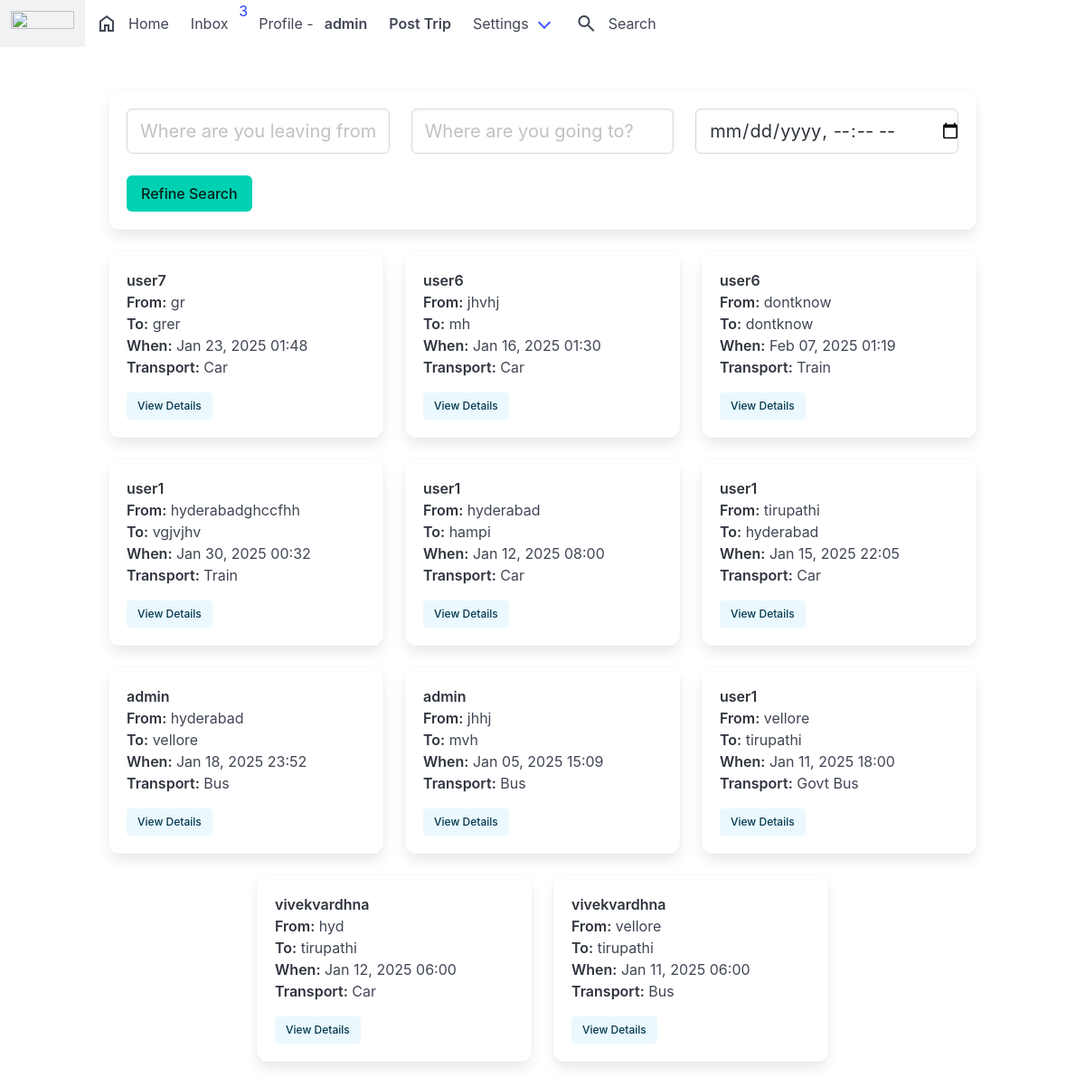
The page /post/search/results/ (signed in) on the database its author committed.
### post/models.py (models this page shows, shortened)
class Post(models.Model):
    id = models.UUIDField(primary_key=True, default=uuid.uuid4, editable=False)
    leaving_from = models.TextField(max_length=100, verbose_name='Leaving_from')
    going_to = models.TextField(max_length=100, verbose_name='Going_to')
    date_time = models.DateTimeField(verbose_name='Date_Time')
    transport_mode = models.TextField(max_length=50, verbose_name='Transport_mode')
    content = models.TextField(max_length=1500, verbose_name='content')
    tags = models.ManyToManyField(Tag, related_name='tags')
    posted = models.DateTimeField(auto_now_add=True)
    user = models.ForeignKey(User, on_delete=models.CASCADE)
    def get_absolute_url(self):
        return reverse('postdetails', args=[str(self.id)])

### post/views.py (the view)
# urls.py: path('search/results/', search_results, name='search_results'),
@login_required
def search_results(request):
    if request.method == 'GET':
        form = SearchForm(request.GET)
        if form.is_valid():
            leaving_from = form.cleaned_data.get('leaving_from')
            going_to = form.cleaned_data.get('going_to')
            date_time = form.cleaned_data.get('date_time')
            query = Q()
            if leaving_from:
                query &= Q(leaving_from__icontains=leaving_from)
            if going_to:
                query &= Q(going_to__icontains=going_to)
            if date_time:
                query &= Q(date_time__date=date_time.date())
            posts = Post.objects.filter(query).order_by('-posted')
            return render(request, 'search_results.html', {
                'posts': posts,
                'form': form
            })
    return redirect('search')

### post/forms.py
class SearchForm(forms.Form):
    leaving_from = forms.CharField(
        widget=forms.TextInput(attrs={'class': 'input is-medium', 'placeholder': 'Where are you leaving from?'}),
        required=False
    )
    going_to = forms.CharField(
        widget=forms.TextInput(attrs={'class': 'input is-medium', 'placeholder': 'Where are you going to?'}),
        required=False
    )
    date_time = forms.DateTimeField(
        widget=forms.DateTimeInput(
            attrs={
                'class': 'input is-medium',
                'type': 'datetime-local',
                'placeholder': 'Pick a date and time'
            }
        ),
        required=False
    )

### direct/views.py (called while the page is built)
def checkDirects(request):
    if request.user.is_authenticated:
        directs_count = Message.objects.filter(user=request.user, is_read=False).count()
        return {'directs_count': directs_count}
    return {'directs_count': 0}

### everythingvit/templates/search_results.html
{% extends 'base.html' %}
{% load static %}
{% block content %}
<div class="container">
    <div class="box mb-5">
        <form method="GET" action="{% url 'search_results' %}" class="columns is-multiline">
            {% for field in form %}
            <div class="column is-one-third">
                <div class="field">
                    <div class="control">
                        {{ field }}
                    </div>
                </div>
            </div>
            {% endfor %}
            <div class="column is-full">
                <button type="submit" class="button is-primary">Refine Search</button>
            </div>
        </form>
    </div>
    <div class="columns is-mobile is-multiline is-centered">
        {% if posts %}
            {% for post in posts %}
                <div class="column is-one-third">
                    <div class="box">
                        <article class="media">
                            <div class="media-content">
                                <div class="content">
                                    <p>
                                        <strong>{{ post.user.username }}</strong>
                                        <br>
                                        <strong>From:</strong> {{ post.leaving_from }}
                                        <br>
                                        <strong>To:</strong> {{ post.going_to }}
                                        <br>
                                        <strong>When:</strong> {{ post.date_time|date:"M d, Y H:i" }}
                                        <br>
                                        <strong>Transport:</strong> {{ post.transport_mode|title }}
                                    </p>
                                    <a href="{{ post.get_absolute_url }}" class="button is-info is-light is-small">View Details</a>
                                </div>
                            </div>
                        </article>
                    </div>
                </div>
            {% endfor %}
        {% else %}
            <div class="column is-full">
                <div class="notification is-info">
                    No trips found matching your search criteria.
                </div>
            </div>
        {% endif %}
    </div>
</div>
{% endblock %}

### everythingvit/templates/base.html (shortened to what this page needs)
{% load static %}
<!DOCTYPE html>
<html>
  <head>
    <link rel="stylesheet" type="text/css" href="{% static 'css/bulma.min.css' %}">
  </head>
  <body>
    <nav class="navbar" role="navigation" aria-label="main navigation">
  <div class="navbar-brand">
    <a class="navbar-item" type="text/css" href="{% static 'https://bulma.io' %}">
      <img src="../static/img/logo.jpg" width="70" height="70" >
    </a>
  </div>
  <div id="navbarBasicExample" class="navbar-menu">
    <div class="navbar-start">
      <a href="{% url 'index' %}" class="navbar-item">
        <span class="material-symbols-outlined">home</span>
        Home
      </a>
      <a href="{% url 'inbox' %}" class="navbar-item">
        Inbox
        {% if directs_count %}
        <a>{{ directs_count }}</a>
        {% endif %}
      </a>
      <a href="{% url 'profile' request.user %}" class="navbar-item">
        Profile - <strong>{{ request.user }}</strong>
      </a>
      <a  href="{% url 'newpost' %}" class="navbar-item">
        <strong>Post Trip</strong>
      </a>
      <div class="navbar-item has-dropdown is-hoverable">
        <a class="navbar-link">
          Settings
        </a>
      </div>
      <a href="{% url 'search' %}" class="navbar-item">
        <span class="material-symbols-outlined">search</span>
        Search
    </a>
    </div>
  </div>
</nav>
  <section class="section">
    <div class="container">
      {% block content %}
      {% endblock %}
    </div>
  </section>
  </body>
</html>

### rows shown on the page
Post: user.username "user7", leaving_from "gr", going_to "grer", date_time "Jan 23, 2025 01:48", transport_mode "Car"
Post: user.username "user6", leaving_from "jhvhj", going_to "mh", date_time "Jan 16, 2025 01:30", transport_mode "Car"
Post: user.username "user6", leaving_from "dontknow", going_to "dontknow", date_time "Feb 07, 2025 01:19", transport_mode "Train"
Post: user.username "user1", leaving_from "hyderabadghccfhh", going_to "vgjvjhv", date_time "Jan 30, 2025 00:32", transport_mode "Train"
Post: user.username "user1", leaving_from "hyderabad", going_to "hampi", date_time "Jan 12, 2025 08:00", transport_mode "Car"
Post: user.username "user1", leaving_from "tirupathi", going_to "hyderabad", date_time "Jan 15, 2025 22:05", transport_mode "Car"
Post: user.username "admin", leaving_from "hyderabad", going_to "vellore", date_time "Jan 18, 2025 23:52", transport_mode "Bus"
Post: user.username "admin", leaving_from "jhhj", going_to "mvh", date_time "Jan 05, 2025 15:09", transport_mode "Bus"
Post: user.username "user1", leaving_from "vellore", going_to "tirupathi", date_time "Jan 11, 2025 18:00", transport_mode "Govt Bus"
Post: user.username "vivekvardhna", leaving_from "hyd", going_to "tirupathi", date_time "Jan 12, 2025 06:00", transport_mode "Car"
Post: user.username "vivekvardhna", leaving_from "vellore", going_to "tirupathi", date_time "Jan 11, 2025 06:00", transport_mode "Bus"

### other values the page prints
{{ directs_count }} "3"
{{ request.user }} "admin"
